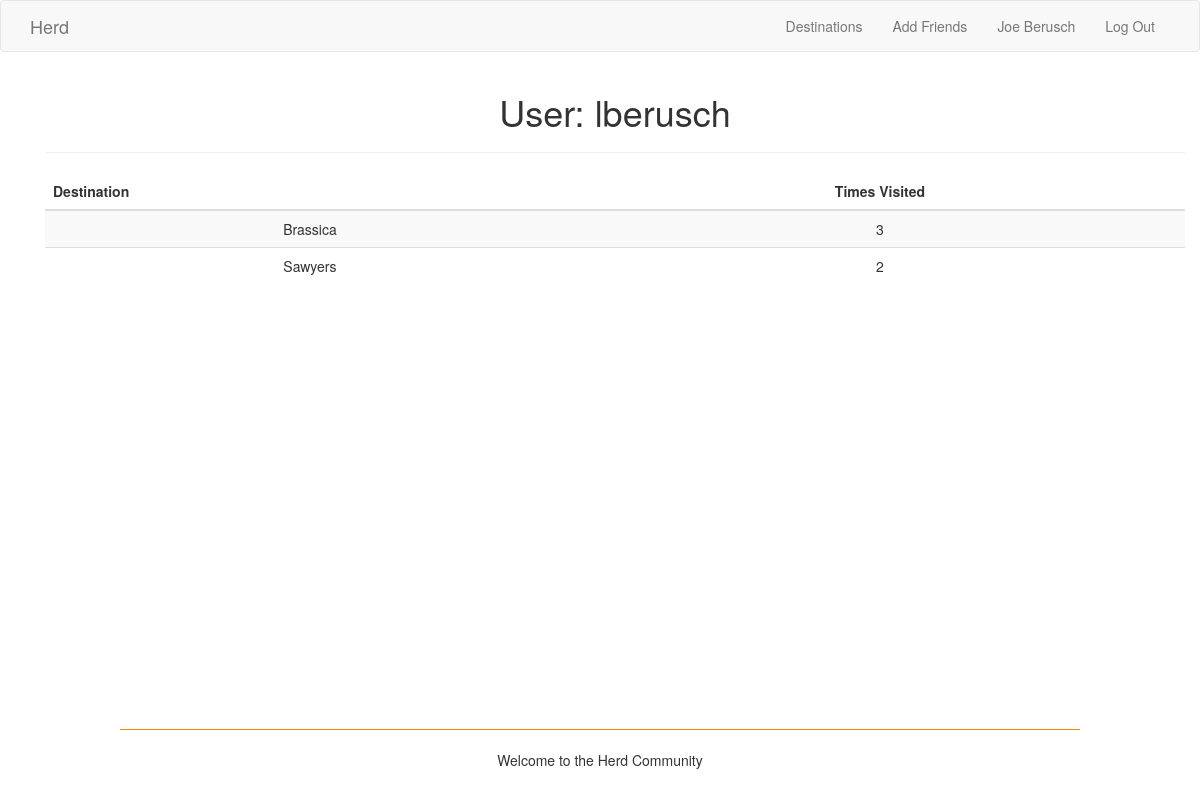
The page /user/lberusch (signed in) on the database its author committed.
### app/models.py (models this page shows, shortened)
class User(UserMixin, db.Model):
    __tablename__ = 'users'
    user_id = db.Column(db.Integer, primary_key=True)
    username = db.Column(db.String(80), index=True, unique=True)
    name = db.Column(db.String(120))
    email = db.Column(db.String(120), index=True, unique=True)
    region = db.Column(db.String(50), index=True)
    destinations = db.relationship('Association', back_populates='user')
    friends = db.relationship('User',
        secondary=friendship_identifier,
        primaryjoin= user_id == friendship_identifier.c.user_id,
        secondaryjoin= user_id == friendship_identifier.c.friend_id)

class Association(db.Model):
    __tablename__ = 'associations'
    user_id = db.Column(db.Integer, db.ForeignKey('users.user_id'), primary_key=True)
    destination_id = db.Column(db.Integer, db.ForeignKey('destinations.destination_id'), primary_key=True)
    num_visits = db.Column(db.Integer)
    user = db.relationship("User", back_populates="destinations")
    destination = db.relationship("Destination", back_populates="users")

class Destination(db.Model):
    __tablename__ = 'destinations'
    destination_id = db.Column(db.Integer, primary_key=True)
    name = db.Column(db.String(120), index=True, unique=True)
    img_src = db.Column(db.String(1000))
    region = db.Column(db.String(50))
    yelp_link = db.Column(db.String(150))
    num_visits = db.Column(db.Integer)
    users = db.relationship('Association', back_populates='destination')

### app/routes.py (the view)
@app.route('/user/<username>')
@login_required
def user(username):
    ulog('user -> page access for username {}'.format(username))
    user = User.query.filter_by(username=username).first_or_404()
    destinations = sorted(user.destinations, key=attrgetter('num_visits'), reverse=True)
    return render_template('user.html', user=user, destinations=destinations)

### app/helpers.py (called while the page is built)
def ulog(msg):
    fp = open('usage_logs.txt', 'a')
    print('--- ', current_user.username, ' ---- ', date.today(), ' ---', file=fp)
    print(msg, file=fp)
    fp.close()

### app/models.py (called while the page is built)
@login.user_loader
def load_user(id):
    return User.query.get(int(id))

### app/templates/user.html
{% extends "base.html" %}
{% block app_content %}
<div class="container">
    <h1>User: {{ user.username }}</h1>
    <hr>
    <table class="table table-hover table-striped">
        <thead>
            <tr>
                <th>Destination</th>
                <th class="text-center">Times Visited</th>
            </tr>
        </thead>
    {% for assoc in destinations %}
        {% if assoc.num_visits > 0 %}
        <tr>
            <td>{{ assoc.destination.name }}</td>
            <td class="text-center">{{ assoc.num_visits }}</td>
        </tr>
        {% endif %}
    {% endfor %}
    </table>
</div>
{% endblock %}

### app/templates/base.html (shortened to what this page needs)
{% extends 'bootstrap/base.html' %}
{% block navbar %}
    <nav class="navbar navbar-default">
        <div class="container">
            <div class="navbar-header">
                <a class="navbar-brand" href="{{ url_for('index') }}">Herd</a>
            </div>
            <div class="collapse navbar-collapse" id="bs-example-navbar-collapse-1">
                <ul class="nav navbar-nav navbar-right">
                    <li><a href="{{ url_for('list') }}">Destinations</a></li>
                    <li><a href="{{ url_for('add_friends') }}">Add Friends</a></li>
                    {% if current_user.is_authenticated %}
                    <li><a href="{{ url_for('user', username=current_user.username) }}">{{ current_user.name }}</a></li>
                    <li><a href="{{ url_for('logout') }}">Log Out</a></li>
                    {% else %}
                    <li><a href="{{ url_for('login') }}">Login</a></li>
                    <li><a href="{{ url_for('signup') }}">Sign Up</a></li>
                    {% endif %}
                </ul>
            </div>
        </div>
    </nav>
{% endblock %}
{% block content %}
    <link rel= "stylesheet" type= "text/css" href= "{{ url_for('static',filename='styles/base.css') }}">
    <div class="container text-center">
    {% block app_content %}{% endblock app_content %}
    <br />
    </div>
    {% block footer %}
    <div class="footer">
        <hr style="width: 80%; border-top: 1px solid darkorange;"/>
        <div class="text-center">
            <p>Welcome to the Herd Community</p>
        </div>
    <br />
    {% endblock footer %}
{% endblock content %}

### app/templates/base.html (style rules this page uses)
html { position: relative; min-height: 100%; }
body { margin-bottom: 91px; }
.footer { position: absolute; bottom: 0; width: 100%; height: 91px; }

### rows shown on the page
User: name "Joe Berusch"
User: username "lberusch"
Association: destination.name "Brassica", num_visits "3"
Association: destination.name "Sawyers", num_visits "2"
